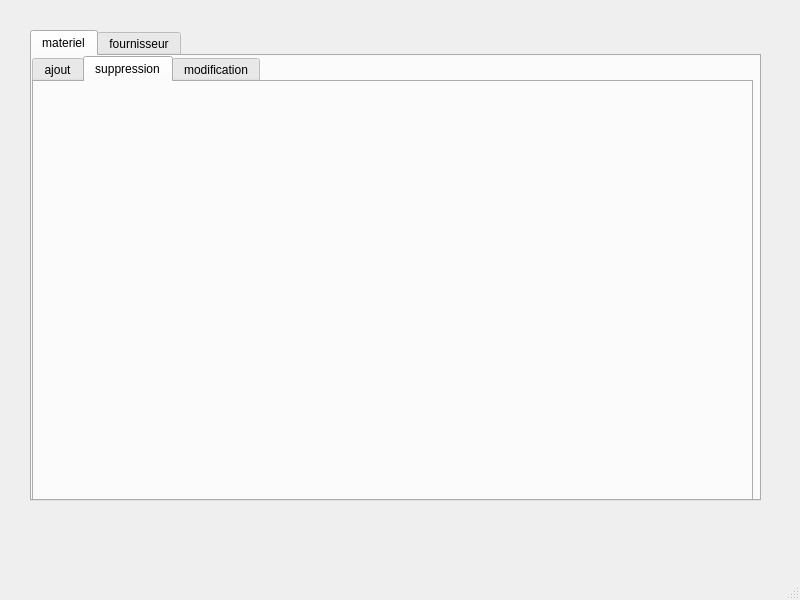
<?xml version="1.0" encoding="UTF-8"?>
<ui version="4.0">
 <class>MainWindow</class>
 <widget class="QMainWindow" name="MainWindow">
  <property name="geometry">
   <rect>
    <x>0</x>
    <y>0</y>
    <width>800</width>
    <height>600</height>
   </rect>
  </property>
  <property name="windowTitle">
   <string>MainWindow</string>
  </property>
  <widget class="QWidget" name="centralwidget">
   <widget class="QTabWidget" name="tabWidget_2">
    <property name="geometry">
     <rect>
      <x>30</x>
      <y>30</y>
      <width>731</width>
      <height>471</height>
     </rect>
    </property>
    <property name="currentIndex">
     <number>0</number>
    </property>
    <widget class="QWidget" name="tab_4">
     <attribute name="title">
      <string>materiel</string>
     </attribute>
     <widget class="QTabWidget" name="tabWidget_3">
      <property name="geometry">
       <rect>
        <x>0</x>
        <y>0</y>
        <width>721</width>
        <height>481</height>
       </rect>
      </property>
      <property name="currentIndex">
       <number>1</number>
      </property>
      <widget class="QWidget" name="tab_6">
       <attribute name="title">
        <string>ajout</string>
       </attribute>
       <widget class="QLineEdit" name="ajout_id_fournisseur_2">
        <property name="geometry">
         <rect>
          <x>150</x>
          <y>40</y>
          <width>113</width>
          <height>22</height>
         </rect>
        </property>
       </widget>
       <widget class="QLineEdit" name="ajout_fournisseur_nom_2">
        <property name="geometry">
         <rect>
          <x>150</x>
          <y>80</y>
          <width>113</width>
          <height>22</height>
         </rect>
        </property>
       </widget>
       <widget class="QLineEdit" name="ajout_fournisseur_prenom_2">
        <property name="geometry">
         <rect>
          <x>150</x>
          <y>130</y>
          <width>113</width>
          <height>22</height>
         </rect>
        </property>
       </widget>
       <widget class="QLineEdit" name="ajout_fournisseur_adresse_2">
        <property name="geometry">
         <rect>
          <x>150</x>
          <y>180</y>
          <width>113</width>
          <height>22</height>
         </rect>
        </property>
       </widget>
       <widget class="QLineEdit" name="ajout_fournisseur_email_2">
        <property name="geometry">
         <rect>
          <x>150</x>
          <y>230</y>
          <width>113</width>
          <height>22</height>
         </rect>
        </property>
       </widget>
       <widget class="QLabel" name="label_6">
        <property name="geometry">
         <rect>
          <x>24</x>
          <y>40</y>
          <width>81</width>
          <height>20</height>
         </rect>
        </property>
        <property name="text">
         <string>id _Matriel:</string>
        </property>
       </widget>
       <widget class="QLabel" name="label_7">
        <property name="geometry">
         <rect>
          <x>20</x>
          <y>90</y>
          <width>71</width>
          <height>21</height>
         </rect>
        </property>
        <property name="text">
         <string>Nom Matriel:</string>
        </property>
       </widget>
       <widget class="QLabel" name="label_8">
        <property name="geometry">
         <rect>
          <x>24</x>
          <y>140</y>
          <width>81</width>
          <height>20</height>
         </rect>
        </property>
        <property name="text">
         <string>Deplacmen:</string>
        </property>
       </widget>
       <widget class="QLabel" name="label_9">
        <property name="geometry">
         <rect>
          <x>24</x>
          <y>190</y>
          <width>81</width>
          <height>20</height>
         </rect>
        </property>
        <property name="text">
         <string>Date d'achat::</string>
        </property>
       </widget>
       <widget class="QLabel" name="label_10">
        <property name="geometry">
         <rect>
          <x>24</x>
          <y>240</y>
          <width>121</width>
          <height>20</height>
         </rect>
        </property>
        <property name="text">
         <string>Marque</string>
        </property>
       </widget>
       <widget class="QPushButton" name="pushButton_2">
        <property name="geometry">
         <rect>
          <x>150</x>
          <y>327</y>
          <width>121</width>
          <height>31</height>
         </rect>
        </property>
        <property name="text">
         <string>ajout</string>
        </property>
       </widget>
       <widget class="QTableView" name="tableView_2">
        <property name="geometry">
         <rect>
          <x>370</x>
          <y>10</y>
          <width>311</width>
          <height>391</height>
         </rect>
        </property>
       </widget>
       <widget class="QPushButton" name="pushButton_3">
        <property name="geometry">
         <rect>
          <x>480</x>
          <y>327</y>
          <width>101</width>
          <height>31</height>
         </rect>
        </property>
        <property name="text">
         <string>Explorter PDF</string>
        </property>
       </widget>
      </widget>
      <widget class="QWidget" name="tab_7">
       <attribute name="title">
        <string>suppression</string>
       </attribute>
      </widget>
      <widget class="QWidget" name="tab_8">
       <attribute name="title">
        <string>modification</string>
       </attribute>
      </widget>
     </widget>
    </widget>
    <widget class="QWidget" name="tab_5">
     <attribute name="title">
      <string>fournisseur</string>
     </attribute>
     <widget class="QTabWidget" name="tabWidget">
      <property name="geometry">
       <rect>
        <x>0</x>
        <y>20</y>
        <width>371</width>
        <height>391</height>
       </rect>
      </property>
      <property name="currentIndex">
       <number>0</number>
      </property>
      <widget class="QWidget" name="tab">
       <attribute name="title">
        <string>ajout</string>
       </attribute>
       <widget class="QLineEdit" name="ajout_id_fournisseur">
        <property name="geometry">
         <rect>
          <x>150</x>
          <y>40</y>
          <width>113</width>
          <height>22</height>
         </rect>
        </property>
       </widget>
       <widget class="QLineEdit" name="ajout_fournisseur_nom">
        <property name="geometry">
         <rect>
          <x>150</x>
          <y>80</y>
          <width>113</width>
          <height>22</height>
         </rect>
        </property>
       </widget>
       <widget class="QLineEdit" name="ajout_fournisseur_prenom">
        <property name="geometry">
         <rect>
          <x>150</x>
          <y>130</y>
          <width>113</width>
          <height>22</height>
         </rect>
        </property>
       </widget>
       <widget class="QLineEdit" name="ajout_fournisseur_adresse">
        <property name="geometry">
         <rect>
          <x>150</x>
          <y>180</y>
          <width>113</width>
          <height>22</height>
         </rect>
        </property>
       </widget>
       <widget class="QLineEdit" name="ajout_fournisseur_email">
        <property name="geometry">
         <rect>
          <x>150</x>
          <y>230</y>
          <width>113</width>
          <height>22</height>
         </rect>
        </property>
       </widget>
       <widget class="QLabel" name="label">
        <property name="geometry">
         <rect>
          <x>50</x>
          <y>40</y>
          <width>55</width>
          <height>16</height>
         </rect>
        </property>
        <property name="text">
         <string>id :</string>
        </property>
       </widget>
       <widget class="QLabel" name="label_2">
        <property name="geometry">
         <rect>
          <x>50</x>
          <y>90</y>
          <width>55</width>
          <height>16</height>
         </rect>
        </property>
        <property name="text">
         <string>nom :</string>
        </property>
       </widget>
       <widget class="QLabel" name="label_3">
        <property name="geometry">
         <rect>
          <x>50</x>
          <y>140</y>
          <width>55</width>
          <height>16</height>
         </rect>
        </property>
        <property name="text">
         <string>prenom :</string>
        </property>
       </widget>
       <widget class="QLabel" name="label_4">
        <property name="geometry">
         <rect>
          <x>50</x>
          <y>190</y>
          <width>55</width>
          <height>16</height>
         </rect>
        </property>
        <property name="text">
         <string>adresse :</string>
        </property>
       </widget>
       <widget class="QLabel" name="label_5">
        <property name="geometry">
         <rect>
          <x>50</x>
          <y>240</y>
          <width>55</width>
          <height>16</height>
         </rect>
        </property>
        <property name="text">
         <string>email</string>
        </property>
       </widget>
       <widget class="QPushButton" name="pushButton">
        <property name="geometry">
         <rect>
          <x>150</x>
          <y>320</y>
          <width>111</width>
          <height>31</height>
         </rect>
        </property>
        <property name="text">
         <string>ajout</string>
        </property>
       </widget>
       <widget class="QLineEdit" name="ajout_fournisseur_email_3">
        <property name="geometry">
         <rect>
          <x>150</x>
          <y>280</y>
          <width>113</width>
          <height>22</height>
         </rect>
        </property>
       </widget>
       <widget class="QLabel" name="label_11">
        <property name="geometry">
         <rect>
          <x>20</x>
          <y>280</y>
          <width>121</width>
          <height>21</height>
         </rect>
        </property>
        <property name="text">
         <string>Date de maintenance </string>
        </property>
       </widget>
      </widget>
      <widget class="QWidget" name="tab_2">
       <attribute name="title">
        <string>suppression</string>
       </attribute>
      </widget>
      <widget class="QWidget" name="tab_3">
       <attribute name="title">
        <string>modification</string>
       </attribute>
      </widget>
     </widget>
     <widget class="QTableView" name="tableView">
      <property name="geometry">
       <rect>
        <x>380</x>
        <y>20</y>
        <width>311</width>
        <height>391</height>
       </rect>
      </property>
     </widget>
     <widget class="QPushButton" name="pushButton_4">
      <property name="geometry">
       <rect>
        <x>460</x>
        <y>340</y>
        <width>131</width>
        <height>31</height>
       </rect>
      </property>
      <property name="text">
       <string>Envoiyer un email</string>
      </property>
     </widget>
    </widget>
   </widget>
  </widget>
  <widget class="QMenuBar" name="menubar">
   <property name="geometry">
    <rect>
     <x>0</x>
     <y>0</y>
     <width>800</width>
     <height>26</height>
    </rect>
   </property>
  </widget>
  <widget class="QStatusBar" name="statusbar"/>
 </widget>
 <resources/>
 <connections/>
</ui>
